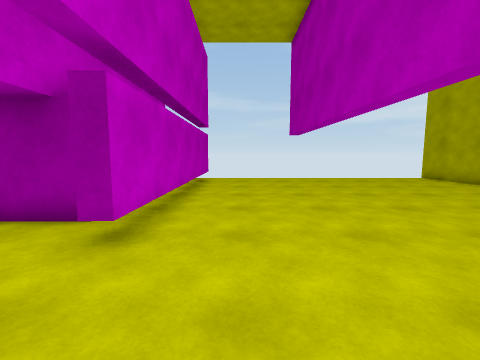
[1] (above)

16 first-person views from a walk through a scene from a Unity 3-D project. The camera is 1.3 m above the floor, tilts 6° down and sees 90° across. The floor is counted in squares, 1 m on a side. Each view is taken from the middle of a square. On the plan, view 1 faces up. The plan holds only what a view shows up to about 12 squares ahead; the rest is blank.

[2]
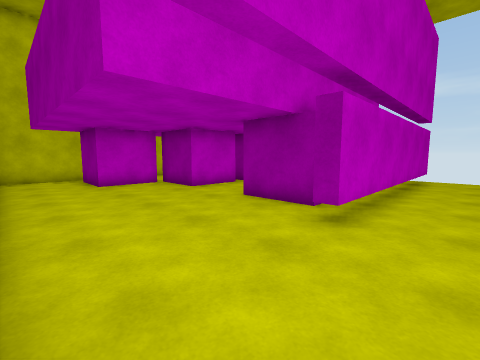

[3]
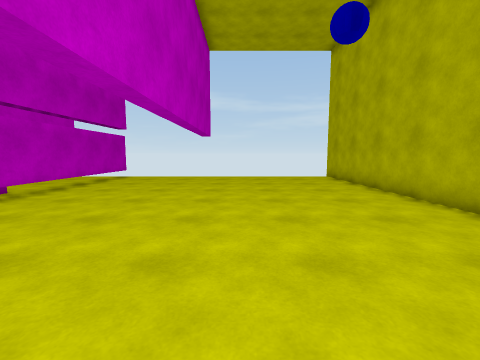

[4]
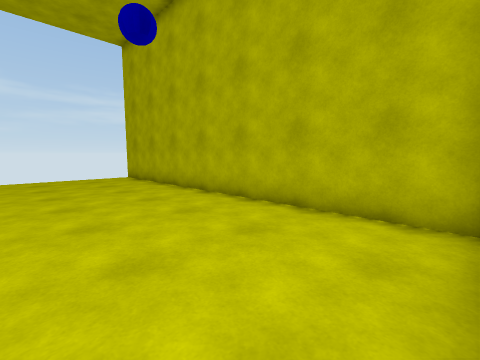

[5]
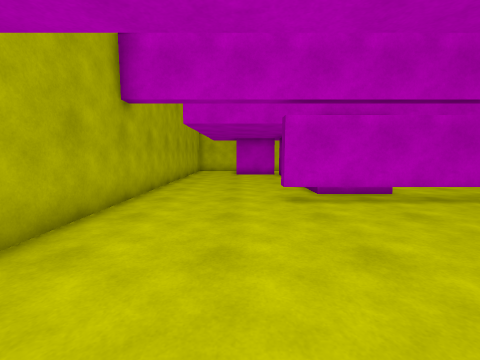

[6]
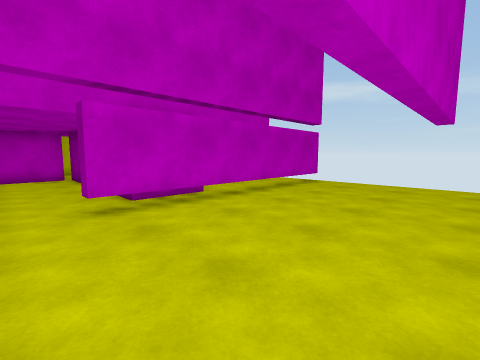

[7]
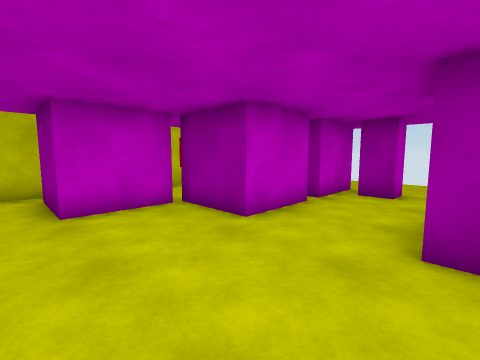

[8]
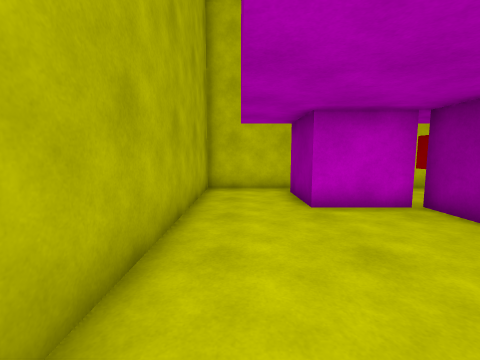

[9]
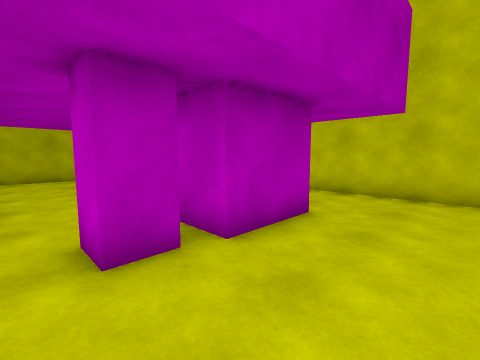

[10]
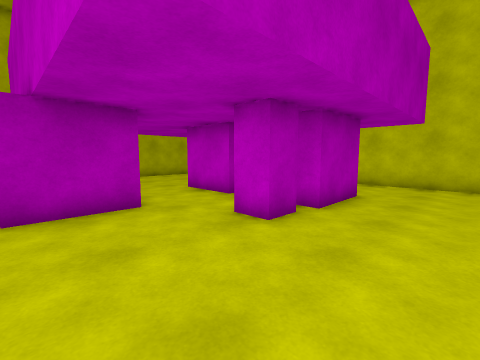

[11]
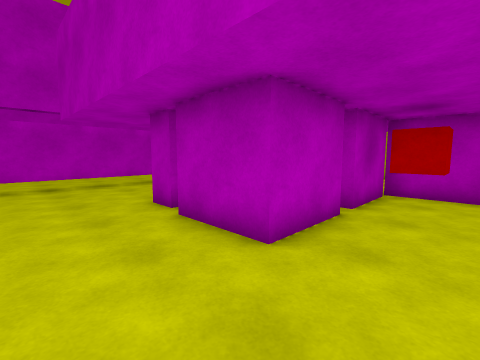

[12]
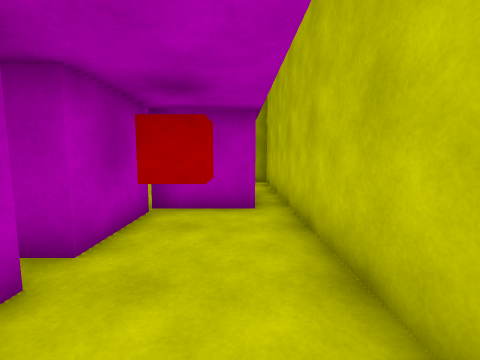

[13]
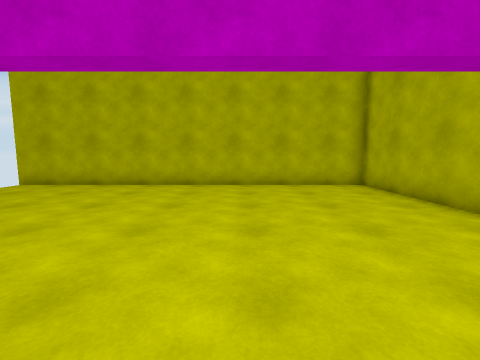

[14]
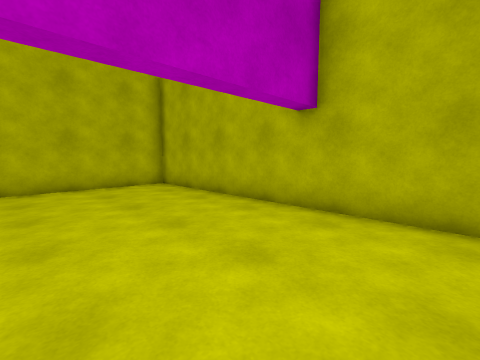

[15]
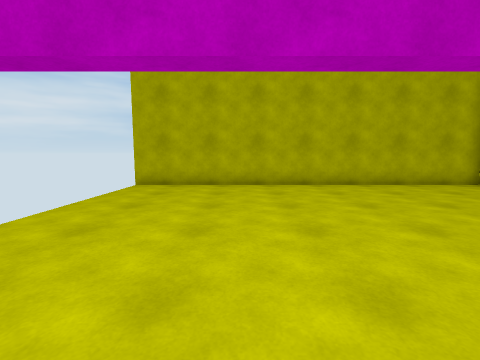

[16]
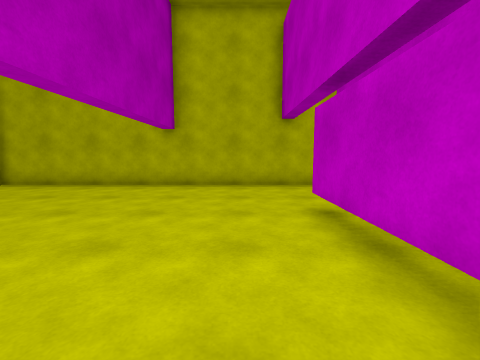

### Floor plan
Key: @ floor where view 1 was taken; # wall or solid block; . floor; T thing the floor can be seen under or through; C cube; B block; R red cube.
Columns run from 14 left of view 1 to 11 right of it. Each row starts with its distance up from view 1.
 14                          #
 13 #...........T............#
 12 #...........T............#
 11 #...........T............#
 10 #..C##.B....T............#
  9 #..###.B....T............#
  8 #..###......T............#
  7 #..CCC...##CT............#
  6 #..R C...##CT............#
  5 #..CCC...##C#............#
  4 #C##........#............#
  3 # ##.....................#
  2 ####.....................#
  1 #........................#
  0 #.............@..........#
 -1 #........................#
 -2 ##########################

Positions as (right, up) in squares from view 1, and headings:
1: (0, 0), facing up
2: (0, -1), facing up-left
3: (5, -1), facing up
4: (5, -1), facing up-right
5: (5, 2), facing left
6: (4, 2), facing up-left
7: (-5, 1), facing up-left
8: (-5, 0), facing left
9: (-6, 13), facing down-left
10: (-3, 13), facing down-left
11: (-13, 13), facing down-right
12: (-13, 10), facing down
13: (0, 4), facing right
14: (0, 4), facing down-right
15: (0, 9), facing right
16: (0, 9), facing down
